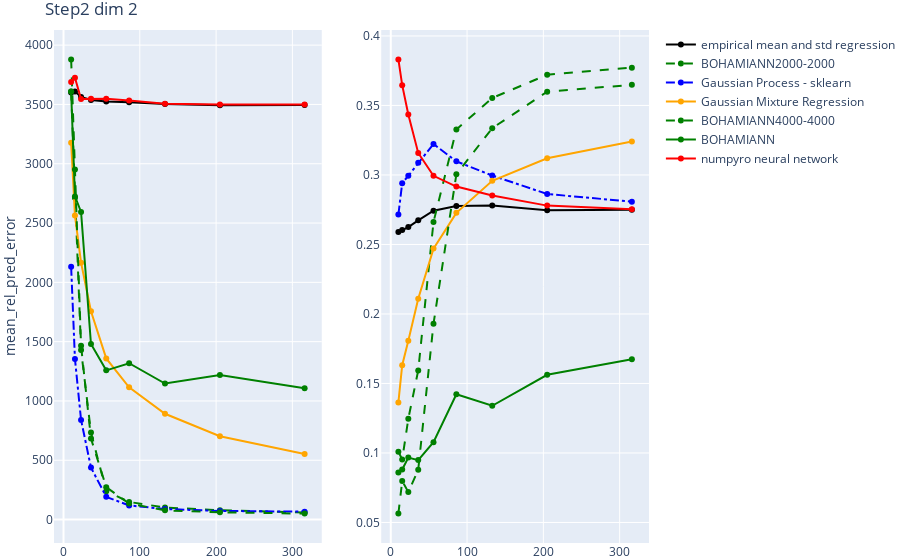

Here is the notebook cell this chart was saved with:
### Markdown cell above
#### Step

### Code cell
analysis_regression_performance_plotly("Step2_dim_2",type = "mean_rel_pred_error",  means = True)

### Figure 1 — Plotly figure (JSON) as saved in the notebook; plotly's stock layout.template omitted (floating-point values rounded to 4 significant figures)
{"data": [{"line": {"color": "black", "dash": "solid", "width": 2}, "mode": "lines+markers", "name": "empirical mean and std regression", "showlegend": true, "type": "scatter", "x": [10, 15, 23, 36, 56, 86, 133, 205, 316], "xaxis": "x", "y": [3602.0, 3609.0, 3563.0, 3538.0, 3524.0, 3518.0, 3503.0, 3493.0, 3495.0], "yaxis": "y"}, {"line": {"color": "green", "dash": "dash", "width": 2}, "mode": "lines+markers", "name": "BOHAMIANN2000-2000", "showlegend": true, "type": "scatter", "x": [10, 15, 23, 36, 56, 86, 133, 205, 316], "xaxis": "x", "y": [3609.0, 2714.0, 1430.0, 734.7, 238.9, 148.4, 101.5, 78.68, 59.87], "yaxis": "y"}, {"line": {"color": "blue", "dash": "dashdot", "width": 2}, "mode": "lines+markers", "name": "Gaussian Process - sklearn", "showlegend": true, "type": "scatter", "x": [10, 15, 23, 36, 56, 86, 133, 205, 316], "xaxis": "x", "y": [2131.0, 1354.0, 839.6, 438.3, 191.5, 119.1, 89.08, 72.77, 66.85], "yaxis": "y"}, {"line": {"color": "orange", "dash": "solid", "width": 2}, "mode": "lines+markers", "name": "Gaussian Mixture Regression", "showlegend": true, "type": "scatter", "x": [10, 15, 23, 36, 56, 86, 133, 205, 316], "xaxis": "x", "y": [3177.0, 2563.0, 2166.0, 1756.0, 1359.0, 1115.0, 892.0, 702.7, 552.5], "yaxis": "y"}, {"line": {"color": "green", "dash": "dash", "width": 2}, "mode": "lines+markers", "name": "BOHAMIANN4000-4000", "showlegend": true, "type": "scatter", "x": [10, 15, 23, 36, 56, 86, 133, 205, 316], "xaxis": "x", "y": [3880.0, 2951.0, 1465.0, 683.2, 273.3, 135.3, 77.73, 61.18, 50.23], "yaxis": "y"}, {"line": {"color": "green", "dash": "solid", "width": 2}, "mode": "lines+markers", "name": "BOHAMIANN", "showlegend": true, "type": "scatter", "x": [10, 15, 23, 36, 56, 86, 133, 205, 316], "xaxis": "x", "y": [3608.0, 2725.0, 2594.0, 1480.0, 1258.0, 1318.0, 1146.0, 1218.0, 1107.0], "yaxis": "y"}, {"line": {"color": "red", "dash": "solid", "width": 2}, "mode": "lines+markers", "name": "numpyro neural network", "showlegend": true, "type": "scatter", "x": [10, 15, 23, 36, 56, 86, 133, 205, 316], "xaxis": "x", "y": [3689.0, 3726.0, 3546.0, 3549.0, 3547.0, 3533.0, 3506.0, 3499.0, 3499.0], "yaxis": "y"}, {"line": {"color": "black", "dash": "solid", "width": 2}, "mode": "lines+markers", "name": "empirical mean and std regression", "showlegend": false, "type": "scatter", "x": [10, 15, 23, 36, 56, 86, 133, 205, 316], "xaxis": "x2", "y": [0.2589, 0.2603, 0.2625, 0.2674, 0.2743, 0.2776, 0.2781, 0.2746, 0.275], "yaxis": "y2"}, {"line": {"color": "green", "dash": "dash", "width": 2}, "mode": "lines+markers", "name": "BOHAMIANN2000-2000", "showlegend": false, "type": "scatter", "x": [10, 15, 23, 36, 56, 86, 133, 205, 316], "xaxis": "x2", "y": [0.1009, 0.09527, 0.1246, 0.1594, 0.2661, 0.3327, 0.3554, 0.3721, 0.3772], "yaxis": "y2"}, {"line": {"color": "blue", "dash": "dashdot", "width": 2}, "mode": "lines+markers", "name": "Gaussian Process - sklearn", "showlegend": false, "type": "scatter", "x": [10, 15, 23, 36, 56, 86, 133, 205, 316], "xaxis": "x2", "y": [0.2715, 0.2941, 0.2994, 0.3087, 0.3223, 0.3098, 0.2996, 0.2863, 0.2808], "yaxis": "y2"}, {"line": {"color": "orange", "dash": "solid", "width": 2}, "mode": "lines+markers", "name": "Gaussian Mixture Regression", "showlegend": false, "type": "scatter", "x": [10, 15, 23, 36, 56, 86, 133, 205, 316], "xaxis": "x2", "y": [0.1364, 0.1631, 0.1807, 0.2109, 0.247, 0.2727, 0.2958, 0.312, 0.3241], "yaxis": "y2"}, {"line": {"color": "green", "dash": "dash", "width": 2}, "mode": "lines+markers", "name": "BOHAMIANN4000-4000", "showlegend": false, "type": "scatter", "x": [10, 15, 23, 36, 56, 86, 133, 205, 316], "xaxis": "x2", "y": [0.05637, 0.07984, 0.07187, 0.08793, 0.1929, 0.3005, 0.3337, 0.3599, 0.3648], "yaxis": "y2"}, {"line": {"color": "green", "dash": "solid", "width": 2}, "mode": "lines+markers", "name": "BOHAMIANN", "showlegend": false, "type": "scatter", "x": [10, 15, 23, 36, 56, 86, 133, 205, 316], "xaxis": "x2", "y": [0.08601, 0.0881, 0.09667, 0.09485, 0.1078, 0.1423, 0.1339, 0.1562, 0.1674], "yaxis": "y2"}, {"line": {"color": "red", "dash": "solid", "width": 2}, "mode": "lines+markers", "name": "numpyro neural network", "showlegend": false, "type": "scatter", "x": [10, 15, 23, 36, 56, 86, 133, 205, 316], "xaxis": "x2", "y": [0.3831, 0.3646, 0.3435, 0.3158, 0.2994, 0.2917, 0.2852, 0.2779, 0.2754], "yaxis": "y2"}], "layout": {"margin": {"b": 0, "l": 0, "r": 0, "t": 30}, "title": {"text": "Step2 dim 2"}, "xaxis": {"anchor": "y", "domain": [0, 0.45]}, "xaxis2": {"anchor": "y2", "domain": [0.55, 1]}, "yaxis": {"anchor": "x", "domain": [0, 1], "title": {"text": "mean_rel_pred_error"}}, "yaxis2": {"anchor": "x2", "domain": [0, 1]}}}
